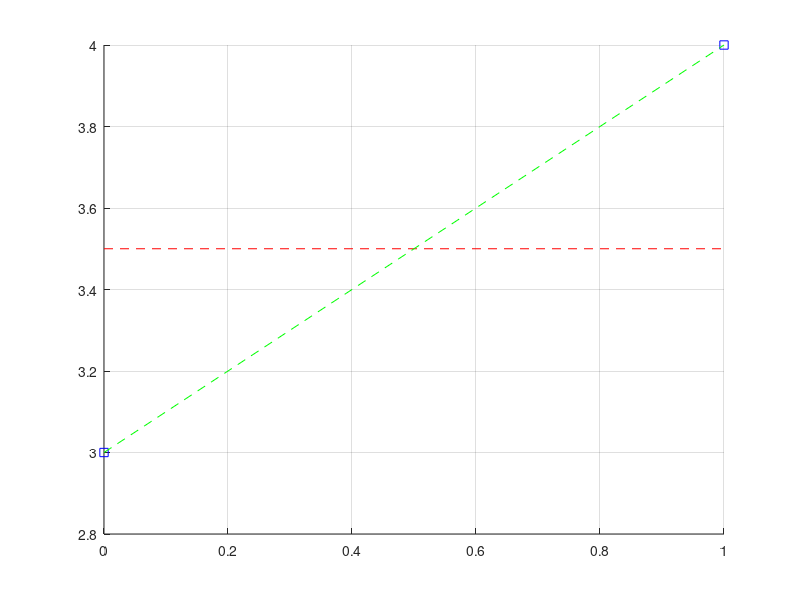

This figure's MATLAB source:
close all
clear
clc


X = [0 1]';
Y = [3 4]';


fig = figure();
set(fig,'color','white')
grid on
hold on
plot(X,Y,'bs')

%%%Assume that y = a0
H = [ones(length(Y),1)];
astar = inv(H'*H)*H'*Y;
a0 = astar

%%%%Recompute ytilde
ytilde = a0*ones(length(X),1);
plot(X,ytilde,'r--')

%%%Assume that y = a0 + a1*x
H = [ones(length(Y),1),X];
astar = inv(H'*H)*H'*Y;
a0 = astar(1);
a1 = astar(2);

%%%Reompute Ytilde
ytilde = a0 + a1*X;
plot(X,ytilde,'g--')
